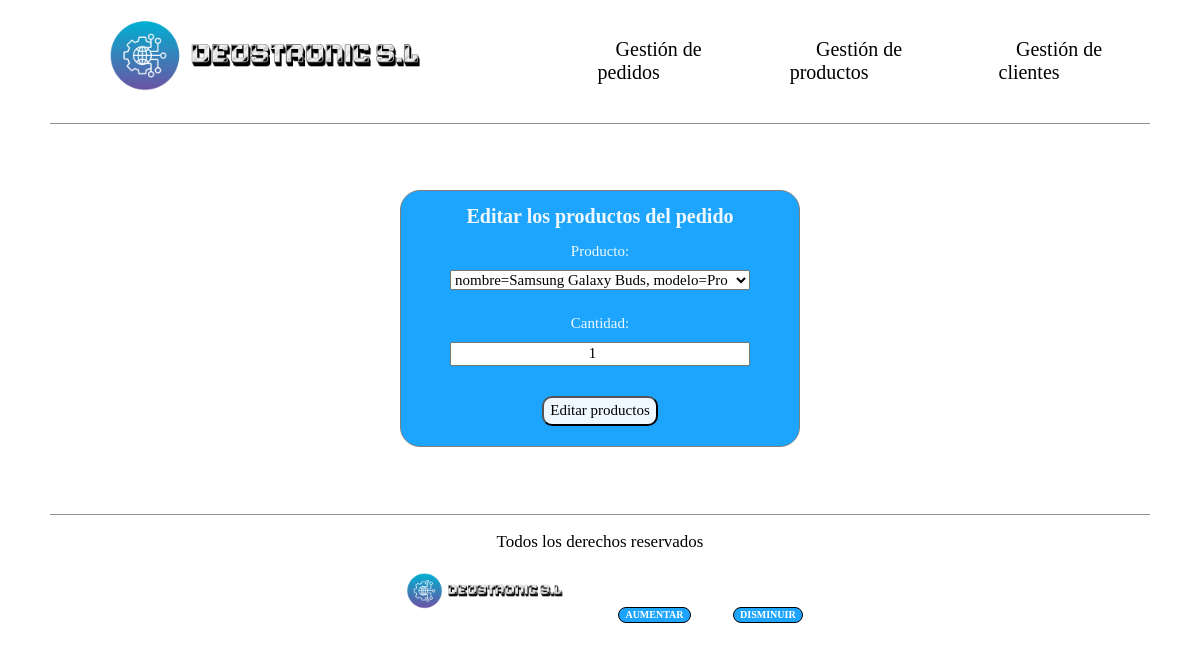
Page /deustronic/pedido/actualizar/producto/hhhh22 on the earlier database version.
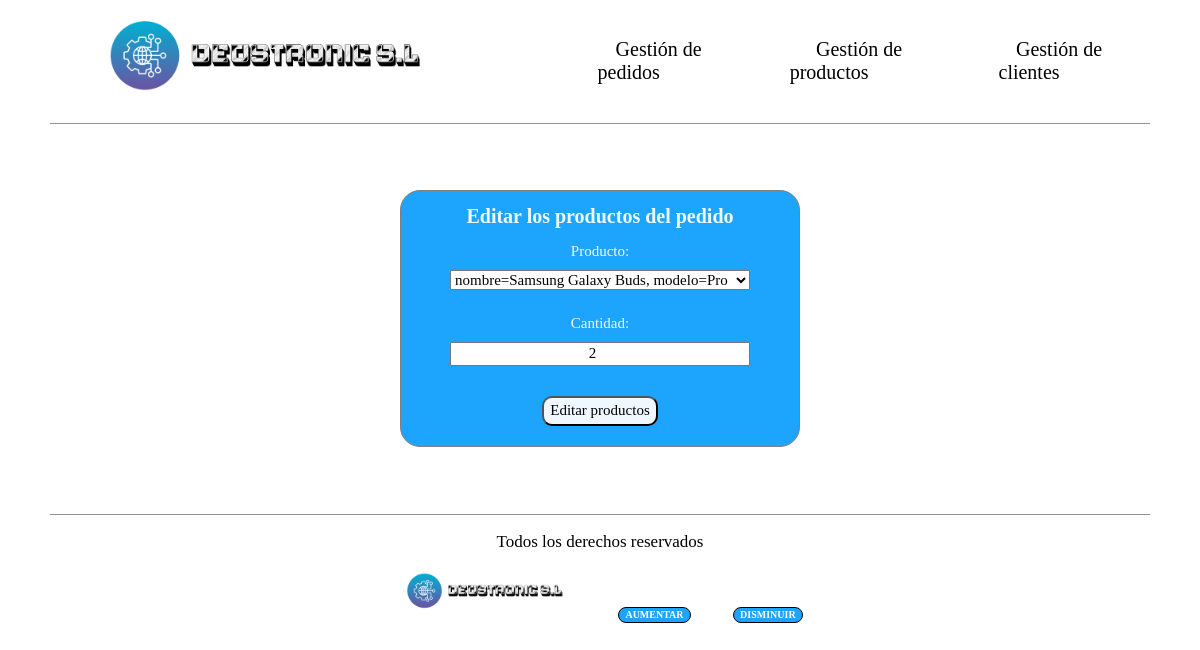
Same page on the later database version.
### empresaDjango/models.py (models this page shows, shortened)
class ProductoPedido(models.Model):
    producto = models.ForeignKey(Producto, on_delete=models.CASCADE)
    pedido = models.ForeignKey(Pedido, on_delete=models.CASCADE)
    cantidad = models.IntegerField()

### empresaDjango/views.py (the view, shortened to what this page needs)
# urls.py: path('pedido/actualizar/producto/<str:cod_pedido>', views.actualizar_productoEnPedido.as_view(),
class actualizar_productoEnPedido(UpdateView):
    model = ProductoPedido
    def get(self, request, cod_pedido):
        productoPedido = ProductoPedido.objects.get(pedido__cod_pedido=cod_pedido)
        formulario = ProductoPedidoForm(instance=productoPedido)
        context = {
            'formulario': formulario,
            'productoPedido': productoPedido,
            'cod_pedido': cod_pedido
        }
        return render(request, 'update_productoEnPedido.html', context)

### empresaDjango/forms.py
class ProductoPedidoForm(forms.ModelForm):
    class Meta:
        model = ProductoPedido
        fields = ['producto','cantidad']
        widgets = {
            'producto': forms.Select(attrs={'class': 'inputs-producto-pedido'}),
            'cantidad': forms.NumberInput(attrs={"class": "inputs-producto-pedido"})
        }

### empresaDjango/models.py (called while the page is built)
    def __str__(self):
        return f"nombre={self.nombre_producto}, modelo={self.modelo}"

### empresaDjango/templates/update_productoEnPedido.html (shortened to what this page needs)
{% extends 'base.html' %}
{% load static %}
{% block contenido %}
    <div class="contenedor-principal-formularios">
        <div class="formularios">
            <h1>Editar los productos del pedido</h1>
            <form class="formularios_contenido" action="{% url 'actualizar_productoEnPedido' cod_pedido=cod_pedido %}"
                  method="post">
                {{ formulario.as_ul }}
                <input class="boton_filtrar" type="submit" value="Editar productos"/>
            </form>
        </div>
    </div>
{% endblock %}

Differences in the rows shown:
changed ProductoPedido "nombre=Samsung Galaxy Buds, modelo=Pro": cantidad "1" → "2"
